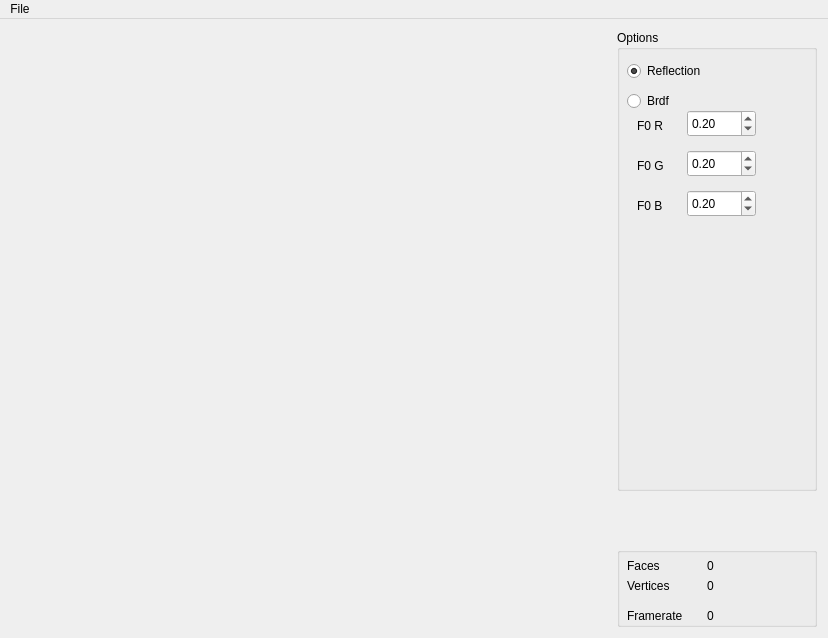
<?xml version="1.0" encoding="UTF-8"?>
<ui version="4.0">
 <class>MainWindow</class>
 <widget class="QMainWindow" name="MainWindow">
  <property name="geometry">
   <rect>
    <x>0</x>
    <y>0</y>
    <width>828</width>
    <height>638</height>
   </rect>
  </property>
  <property name="minimumSize">
   <size>
    <width>827</width>
    <height>618</height>
   </size>
  </property>
  <property name="baseSize">
   <size>
    <width>600</width>
    <height>600</height>
   </size>
  </property>
  <property name="windowTitle">
   <string>MainWindow</string>
  </property>
  <widget class="QWidget" name="Widget">
   <property name="minimumSize">
    <size>
     <width>827</width>
     <height>0</height>
    </size>
   </property>
   <property name="baseSize">
    <size>
     <width>600</width>
     <height>600</height>
    </size>
   </property>
   <layout class="QHBoxLayout" name="horizontalLayout">
    <item>
     <widget class="GLWidget" name="glwidget" native="true">
      <property name="minimumSize">
       <size>
        <width>600</width>
        <height>600</height>
       </size>
      </property>
      <property name="maximumSize">
       <size>
        <width>16777215</width>
        <height>16777215</height>
       </size>
      </property>
      <property name="baseSize">
       <size>
        <width>600</width>
        <height>600</height>
       </size>
      </property>
     </widget>
    </item>
    <item>
     <layout class="QVBoxLayout" name="Configuration">
      <item>
       <widget class="QGroupBox" name="TreeOptions">
        <property name="minimumSize">
         <size>
          <width>200</width>
          <height>0</height>
         </size>
        </property>
        <property name="maximumSize">
         <size>
          <width>200</width>
          <height>16777215</height>
         </size>
        </property>
        <property name="title">
         <string>Options</string>
        </property>
        <widget class="QRadioButton" name="radio_reflection">
         <property name="geometry">
          <rect>
           <x>10</x>
           <y>30</y>
           <width>117</width>
           <height>22</height>
          </rect>
         </property>
         <property name="text">
          <string>Reflection</string>
         </property>
         <property name="checked">
          <bool>true</bool>
         </property>
        </widget>
        <widget class="QRadioButton" name="radio_brdf">
         <property name="geometry">
          <rect>
           <x>10</x>
           <y>60</y>
           <width>117</width>
           <height>22</height>
          </rect>
         </property>
         <property name="text">
          <string>Brdf</string>
         </property>
        </widget>
        <widget class="QDoubleSpinBox" name="spin_f0r">
         <property name="geometry">
          <rect>
           <x>70</x>
           <y>80</y>
           <width>69</width>
           <height>27</height>
          </rect>
         </property>
         <property name="maximum">
          <double>2.000000000000000</double>
         </property>
         <property name="singleStep">
          <double>0.050000000000000</double>
         </property>
         <property name="value">
          <double>0.200000000000000</double>
         </property>
        </widget>
        <widget class="QDoubleSpinBox" name="spin_f0g">
         <property name="geometry">
          <rect>
           <x>70</x>
           <y>120</y>
           <width>69</width>
           <height>27</height>
          </rect>
         </property>
         <property name="maximum">
          <double>2.000000000000000</double>
         </property>
         <property name="singleStep">
          <double>0.050000000000000</double>
         </property>
         <property name="value">
          <double>0.200000000000000</double>
         </property>
        </widget>
        <widget class="QDoubleSpinBox" name="spin_f0b">
         <property name="geometry">
          <rect>
           <x>70</x>
           <y>160</y>
           <width>69</width>
           <height>27</height>
          </rect>
         </property>
         <property name="maximum">
          <double>2.000000000000000</double>
         </property>
         <property name="singleStep">
          <double>0.050000000000000</double>
         </property>
         <property name="value">
          <double>0.200000000000000</double>
         </property>
        </widget>
        <widget class="QLabel" name="label">
         <property name="geometry">
          <rect>
           <x>20</x>
           <y>80</y>
           <width>31</width>
           <height>31</height>
          </rect>
         </property>
         <property name="text">
          <string>F0 R</string>
         </property>
        </widget>
        <widget class="QLabel" name="label_2">
         <property name="geometry">
          <rect>
           <x>20</x>
           <y>120</y>
           <width>31</width>
           <height>31</height>
          </rect>
         </property>
         <property name="text">
          <string>F0 G</string>
         </property>
        </widget>
        <widget class="QLabel" name="label_3">
         <property name="geometry">
          <rect>
           <x>20</x>
           <y>160</y>
           <width>31</width>
           <height>31</height>
          </rect>
         </property>
         <property name="text">
          <string>F0 B</string>
         </property>
        </widget>
       </widget>
      </item>
      <item>
       <spacer name="Spacer">
        <property name="orientation">
         <enum>Qt::Vertical</enum>
        </property>
        <property name="sizeType">
         <enum>QSizePolicy::Maximum</enum>
        </property>
        <property name="sizeHint" stdset="0">
         <size>
          <width>50</width>
          <height>50</height>
         </size>
        </property>
       </spacer>
      </item>
      <item>
       <widget class="QGroupBox" name="RenderOptions">
        <property name="sizePolicy">
         <sizepolicy hsizetype="Minimum" vsizetype="Minimum">
          <horstretch>0</horstretch>
          <verstretch>0</verstretch>
         </sizepolicy>
        </property>
        <property name="maximumSize">
         <size>
          <width>200</width>
          <height>80</height>
         </size>
        </property>
        <property name="baseSize">
         <size>
          <width>0</width>
          <height>100</height>
         </size>
        </property>
        <property name="title">
         <string/>
        </property>
        <widget class="QLabel" name="Label_NumFaces">
         <property name="geometry">
          <rect>
           <x>90</x>
           <y>10</y>
           <width>91</width>
           <height>17</height>
          </rect>
         </property>
         <property name="text">
          <string>0</string>
         </property>
        </widget>
        <widget class="QLabel" name="Label_Faces">
         <property name="geometry">
          <rect>
           <x>10</x>
           <y>10</y>
           <width>67</width>
           <height>17</height>
          </rect>
         </property>
         <property name="text">
          <string>Faces</string>
         </property>
        </widget>
        <widget class="QLabel" name="Label_Vertices">
         <property name="geometry">
          <rect>
           <x>10</x>
           <y>30</y>
           <width>67</width>
           <height>17</height>
          </rect>
         </property>
         <property name="text">
          <string>Vertices</string>
         </property>
        </widget>
        <widget class="QLabel" name="Label_NumVertices">
         <property name="geometry">
          <rect>
           <x>90</x>
           <y>30</y>
           <width>91</width>
           <height>17</height>
          </rect>
         </property>
         <property name="text">
          <string>0</string>
         </property>
        </widget>
        <widget class="QLabel" name="Label_Framerate">
         <property name="geometry">
          <rect>
           <x>10</x>
           <y>60</y>
           <width>71</width>
           <height>17</height>
          </rect>
         </property>
         <property name="text">
          <string>Framerate</string>
         </property>
        </widget>
        <widget class="QLabel" name="Label_NumFramerate">
         <property name="geometry">
          <rect>
           <x>90</x>
           <y>60</y>
           <width>91</width>
           <height>17</height>
          </rect>
         </property>
         <property name="text">
          <string>0</string>
         </property>
        </widget>
       </widget>
      </item>
     </layout>
    </item>
   </layout>
  </widget>
  <widget class="QMenuBar" name="menuBar">
   <property name="geometry">
    <rect>
     <x>0</x>
     <y>0</y>
     <width>828</width>
     <height>25</height>
    </rect>
   </property>
   <widget class="QMenu" name="menuFile">
    <property name="title">
     <string>File</string>
    </property>
    <addaction name="actionQuit"/>
    <addaction name="actionLoad"/>
    <addaction name="actionLoad_Specular"/>
    <addaction name="actionLoad_Diffuse"/>
   </widget>
   <addaction name="menuFile"/>
  </widget>
  <action name="actionQuit">
   <property name="text">
    <string>Quit</string>
   </property>
  </action>
  <action name="actionLoad">
   <property name="text">
    <string>Load</string>
   </property>
  </action>
  <action name="actionLoad_Specular">
   <property name="text">
    <string>Load Specular</string>
   </property>
  </action>
  <action name="actionLoad_Diffuse">
   <property name="text">
    <string>Load Diffuse</string>
   </property>
  </action>
 </widget>
 <layoutdefault spacing="6" margin="11"/>
 <customwidgets>
  <customwidget>
   <class>GLWidget</class>
   <extends>QWidget</extends>
   <header>glwidget.h</header>
   <container>1</container>
   <slots>
    <signal>SetFaces(QString)</signal>
    <signal>SetVertices(QString)</signal>
    <signal>SetFramerate(QString)</signal>
    <slot>SetReflection(bool)</slot>
    <slot>SetBRDF(bool)</slot>
    <slot>SetFresnelB(double)</slot>
    <slot>SetFresnelG(double)</slot>
    <slot>SetFresnelR(double)</slot>
   </slots>
  </customwidget>
 </customwidgets>
 <resources/>
 <connections>
  <connection>
   <sender>glwidget</sender>
   <signal>SetFaces(QString)</signal>
   <receiver>Label_NumFaces</receiver>
   <slot>setText(QString)</slot>
   <hints>
    <hint type="sourcelabel">
     <x>569</x>
     <y>566</y>
    </hint>
    <hint type="destinationlabel">
     <x>796</x>
     <y>566</y>
    </hint>
   </hints>
  </connection>
  <connection>
   <sender>glwidget</sender>
   <signal>SetVertices(QString)</signal>
   <receiver>Label_NumVertices</receiver>
   <slot>setText(QString)</slot>
   <hints>
    <hint type="sourcelabel">
     <x>593</x>
     <y>587</y>
    </hint>
    <hint type="destinationlabel">
     <x>796</x>
     <y>587</y>
    </hint>
   </hints>
  </connection>
  <connection>
   <sender>glwidget</sender>
   <signal>SetFramerate(QString)</signal>
   <receiver>Label_NumFramerate</receiver>
   <slot>setText(QString)</slot>
   <hints>
    <hint type="sourcelabel">
     <x>607</x>
     <y>623</y>
    </hint>
    <hint type="destinationlabel">
     <x>760</x>
     <y>617</y>
    </hint>
   </hints>
  </connection>
  <connection>
   <sender>radio_reflection</sender>
   <signal>clicked(bool)</signal>
   <receiver>glwidget</receiver>
   <slot>SetReflection(bool)</slot>
   <hints>
    <hint type="sourcelabel">
     <x>646</x>
     <y>80</y>
    </hint>
    <hint type="destinationlabel">
     <x>434</x>
     <y>75</y>
    </hint>
   </hints>
  </connection>
  <connection>
   <sender>radio_brdf</sender>
   <signal>clicked(bool)</signal>
   <receiver>glwidget</receiver>
   <slot>SetBRDF(bool)</slot>
   <hints>
    <hint type="sourcelabel">
     <x>638</x>
     <y>107</y>
    </hint>
    <hint type="destinationlabel">
     <x>539</x>
     <y>106</y>
    </hint>
   </hints>
  </connection>
  <connection>
   <sender>spin_f0b</sender>
   <signal>valueChanged(double)</signal>
   <receiver>glwidget</receiver>
   <slot>SetFresnelB(double)</slot>
   <hints>
    <hint type="sourcelabel">
     <x>744</x>
     <y>211</y>
    </hint>
    <hint type="destinationlabel">
     <x>520</x>
     <y>207</y>
    </hint>
   </hints>
  </connection>
  <connection>
   <sender>spin_f0g</sender>
   <signal>valueChanged(double)</signal>
   <receiver>glwidget</receiver>
   <slot>SetFresnelG(double)</slot>
   <hints>
    <hint type="sourcelabel">
     <x>709</x>
     <y>169</y>
    </hint>
    <hint type="destinationlabel">
     <x>559</x>
     <y>165</y>
    </hint>
   </hints>
  </connection>
  <connection>
   <sender>spin_f0r</sender>
   <signal>valueChanged(double)</signal>
   <receiver>glwidget</receiver>
   <slot>SetFresnelR(double)</slot>
   <hints>
    <hint type="sourcelabel">
     <x>700</x>
     <y>129</y>
    </hint>
    <hint type="destinationlabel">
     <x>547</x>
     <y>127</y>
    </hint>
   </hints>
  </connection>
 </connections>
 <slots>
  <signal>updated_plane(double,double,double,double,bool)</signal>
  <slot>toggle_transfer_function_dialog()</slot>
 </slots>
</ui>
